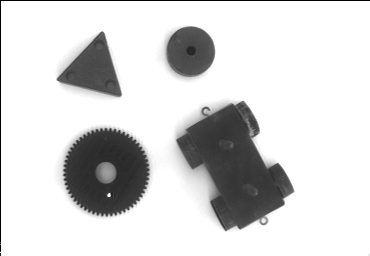
//> input picture workspace/T2/files/imagenesT2/reco1.pgm, 370 x 256 px
$ ./main muestra   (built with g++ and OpenCV 4)
//> lines starting //> are read from the running program, lines starting //| are printed output that depends on the picture; after the words box and inside, x2 and y2 are one past the last pixel; in counts of white or black regions, pixels touching at a corner belong together
### workspace/T2/src/utils.hpp
#include <opencv2/opencv.hpp>
#include <stdio.h>
#include <functional>
#include <cmath>
#include <vector>
#include <fstream>
#define CV_BGR2YCrCb COLOR_BGR2YCrCb
#define CV_YCrCb2BGR COLOR_YCrCb2BGR
#define CV_RGB2GRAY COLOR_RGB2GRAY
#define CV_BGR2HSV COLOR_BGR2HSV
#define CV_HSV2BGR COLOR_HSV2BGR
#define CV_WINDOW_AUTOSIZE WINDOW_AUTOSIZE
#define CV_TERMCRIT_ITER 1
#define CV_LOAD_IMAGE_COLOR IMREAD_COLOR
#define cvDestroyWindow destroyWindow
#define CV_RETR_TREE RETR_TREE
#define CV_CHAIN_APPROX_NONE CHAIN_APPROX_NONE


using namespace cv;
using namespace std;


int histSize = 256; //from 0 to 255
bool uniform = true;
bool accumulat = false;
bool accumulate_hist = false;

void checkImg(Mat img) {
	if(!img.data ) {                          // Check for invalid input
		cout <<  "Could not open or find the image" << std::endl ;
		exit(-1);
	}
}

Mat toBinaryOtsu(Mat &img, int maxval = 255, int type = THRESH_BINARY_INV) {
	Mat ret;
	cv::cvtColor(img, ret, CV_RGB2GRAY);
	ret.convertTo(ret, CV_8UC1);
	if (maxval <= 0) cv::max(img, maxval);

	cv::threshold(ret, ret, 0, maxval, type | THRESH_OTSU);

	return ret;
}

Mat toBinaryAdapt(Mat &img, int maxval, int type, int method, int blocksize, int C) {
	Mat ret;
	cv::cvtColor(img, ret, CV_RGB2GRAY);
	if (maxval <= 0) cv::max(img, maxval);

	cv::adaptiveThreshold(ret, ret, maxval, method, type, blocksize, C);

	return ret;
}

// [132 lines left out: functions drawableContours, calculateParameters, aprender, showHist, not called in this run]

### workspace/T2/src/main.cpp
#include <opencv2/opencv.hpp>
#include <iostream>
#include <stdio.h>
#include <windows.h> // For Sleep
#include "utils.hpp"
#include <fstream>
#include <string>
#include <vector>


using namespace cv;
using namespace std;


int main(int, char *argv[]) {
	if (strcmp(argv[1], "muestra") == 0) {
		Mat image;
		image = imread("files/imagenesT2/reco1.pgm", CV_LOAD_IMAGE_COLOR);   // Read the file
//> image is the input picture: 256 rows x 370 cols, CV_8UC3; min 0, max 255, mean 215.4
		checkImg(image);

		imshow("Display window", image );                   // Show our image inside it.
		waitKey(0);
		cvDestroyWindow("Display window");

		//Point 1: Get Binary Images

		Mat bin_otsu, bin_adap;

		double maxval = 255;
		cv::max(image, maxval);
		int type = THRESH_BINARY_INV;

		bin_otsu = toBinaryOtsu(image, maxval, type);
//> in toBinaryOtsu, `cv::threshold(ret, ret, 0, maxval, type | THRESH_OTSU);`:
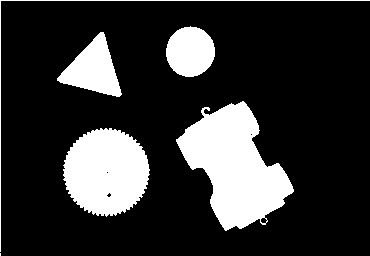
//> ret: 256 rows x 370 cols, CV_8UC1; 19.9% white; 6 white regions (1 under 20 px), largest, box (x1, y1, x2, y2) and area: (176, 101, 294, 231) 8272, (63, 128, 150, 217) 5846, (57, 32, 122, 97) 2183, (166, 26, 215, 77) 1933, (0, 0, 370, 252) 621

		int adap_meth = ADAPTIVE_THRESH_MEAN_C;
		int blocksize = 11;
		int C = 2;
		bin_adap = toBinaryAdapt(image,  maxval, type, adap_meth, blocksize, C);
//> in toBinaryAdapt, `cv::adaptiveThreshold(ret, ret, maxval, method, type, blocksize, C);`:
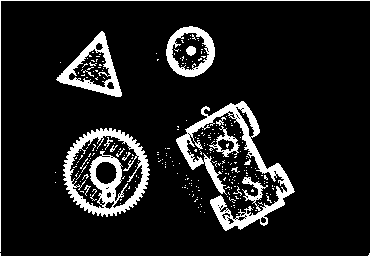
//> ret: 256 rows x 370 cols, CV_8UC1; 11% white; 265 white regions (248 under 20 px), largest, box (x1, y1, x2, y2) and area: (176, 101, 295, 231) 3466, (63, 128, 150, 217) 2823, (56, 31, 122, 97) 1305

		imshow("OTSU", bin_otsu );                   // Show our image inside it.
		imshow("ADAPTIVE", bin_adap );
		waitKey(0);
		cvDestroyWindow("ADAPTIVE");
		cvDestroyWindow("OTSU");

		//Point 2: Contours

		image = imread("files/imagenesT2/reco3.pgm", CV_LOAD_IMAGE_COLOR);   // Read the file
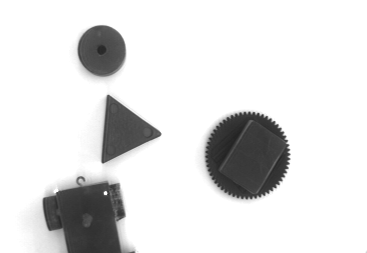
//> input picture workspace/T2/files/imagenesT2/reco3.pgm, 367 x 253 px
//> image is the input picture: 253 rows x 367 cols, CV_8UC3; min 35, max 255, mean 224
		checkImg(image);

		imshow("Display window", image );                   // Show our image inside it.
		waitKey(0);

		image = toBinaryOtsu(image);
//> call 2 of toBinaryOtsu, with maxval = 255, type = 1
//> in toBinaryOtsu (call 2), `cv::threshold(ret, ret, 0, maxval, type | THRESH_OTSU);`:
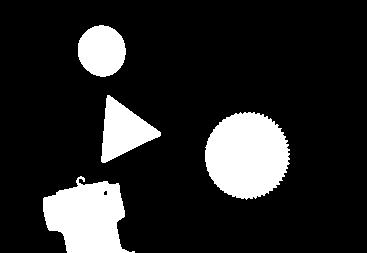
//> ret: 253 rows x 367 cols, CV_8UC1; 15.6% white; 4 white regions, box (x1, y1, x2, y2) and area: (205, 112, 290, 200) 5733, (43, 176, 135, 253) 4672, (101, 95, 161, 163) 2142, (78, 25, 126, 77) 1942

		int morph_size = 1;
		Mat element = getStructuringElement(MORPH_RECT, Size(2*morph_size + 1, 2*morph_size+1),
					Point(morph_size, morph_size));
		std::vector<std::vector<Point>> contours;
		std::vector<Vec4i> hierarchy;

		morphologyEx(image, image, MORPH_CLOSE, element);
//> image: 253 rows x 367 cols, CV_8UC1; 15.7% white; 4 white regions, box (x1, y1, x2, y2) and area: (205, 112, 290, 200) 5789, (43, 176, 135, 253) 4683, (101, 95, 161, 163) 2142, (78, 25, 126, 77) 1942
//> (the run ends here: the program needs code that is not available in this run, at `cv::findContours(image, contours, hierarchy,CONT_MODE, CONT_METH);`)
